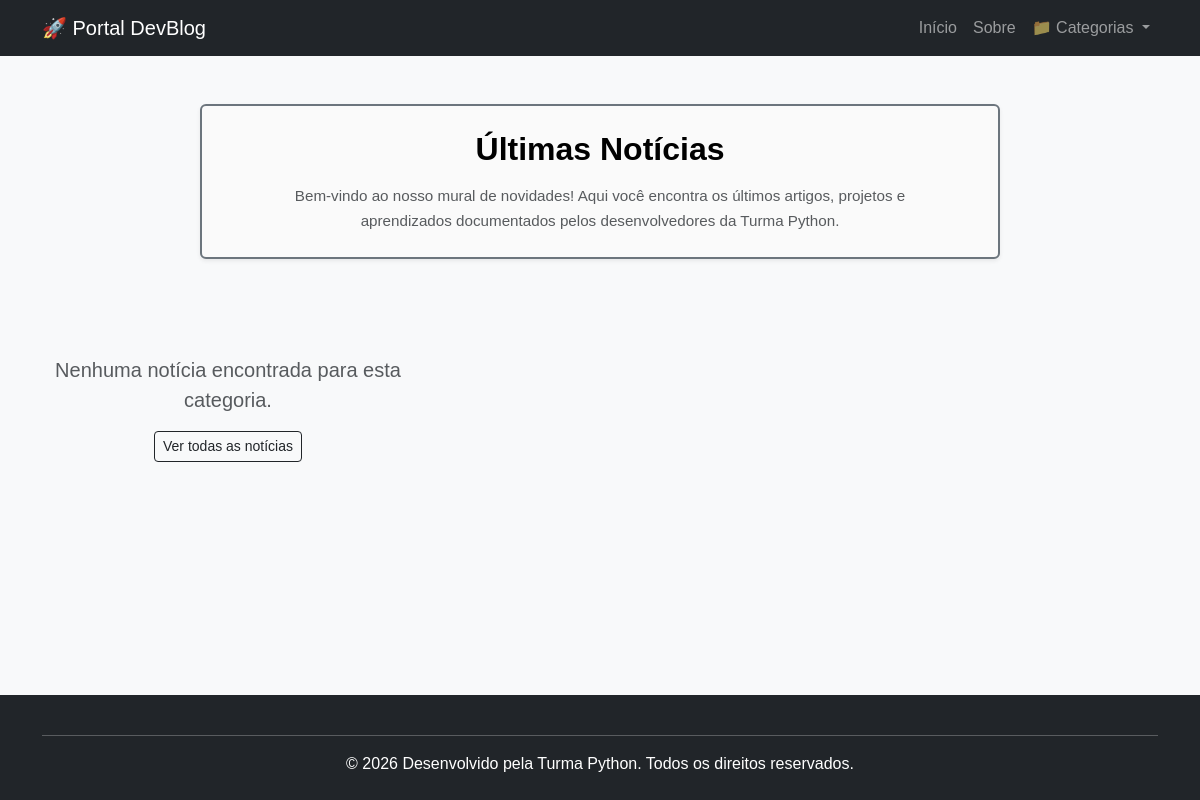
The app's page /, older data.
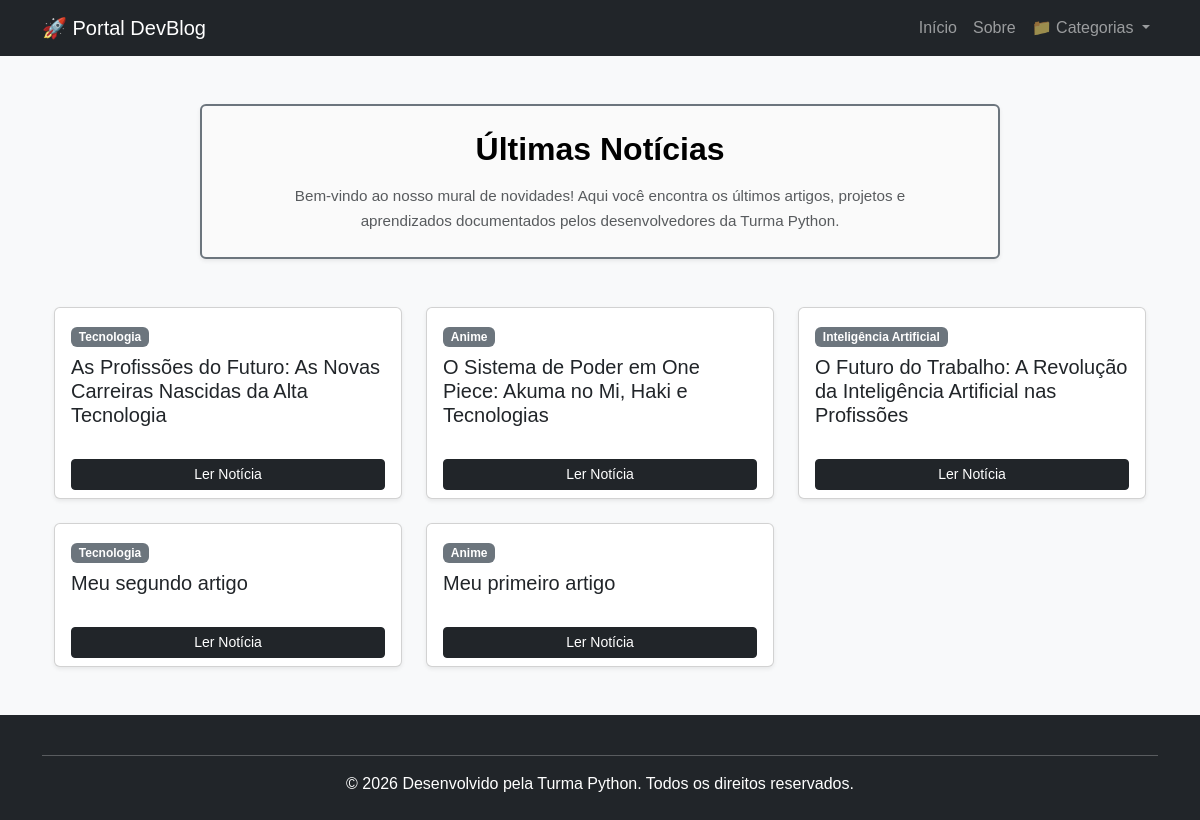
The same page, newer data.
### blog/models.py (models this page shows, shortened)
class Artigo(models.Model):
    titulo = models.CharField(max_length=200)
    conteudo = models.TextField()
    data_publicacao = models.DateTimeField(auto_now_add=True)
    categoria = models.ForeignKey(Categoria, on_delete=models.CASCADE)
    autor = models.CharField(max_length=50, default="Admin")

class Categoria(models.Model):
    nome = models.CharField(max_length=100)

### blog/views.py (the view)
# urls.py: path('', views.home, name="home"),
def home(request):
    categoria_id = request.GET.get('categoria')
    noticias = Artigo.objects.all().order_by('-data_publicacao')
    categorias = Categoria.objects.all()
    categoria_selecionada = None
    if categoria_id:
        categoria_selecionada = get_object_or_404(Categoria, id=categoria_id)
        noticias = noticias.filter(categoria_id=categoria_id)
    contexto = {
        'lista_artigos': noticias,
        'lista_categorias': categorias,
        'categoria_atual': categoria_selecionada,
    }
    return render(request, 'blog/index.html', contexto)

### blog/templates/blog/index.html (shortened to what this page needs)
{% extends 'blog/base.html' %}
{% block content %}
    <div class="container">
        <div class="text-center p-4 mb-5 border border-secondary border-2 rounded mx-auto shadow-sm" style="max-width: 800px; background-color: #fafafa;">
            <h2 class="fw-bold mb-3" style="color: #000000;">
                {% if categoria_atual %}
                    Resultados da Categoria: <span class="text-dark">{{ categoria_atual.nome }}</span>
                {% else %}
                    Últimas Notícias
                {% endif %}
            </h2>
            <p class="text-muted mb-0 mx-auto" style="max-width: 650px; font-size: 0.95rem; line-height: 1.6;">
                {% if categoria_atual %}
                    Explore os artigos, tutoriais e registros compartilhados pela nossa turma referentes à categoria de <strong>{{ categoria_atual.nome }}</strong>.
                {% else %}
                    Bem-vindo ao nosso mural de novidades! Aqui você encontra os últimos artigos, projetos e aprendizados documentados pelos desenvolvedores da Turma Python.
                {% endif %}
            </p>
        </div>
        <div class="row row-cols-1 row-cols-md-3 g-4">
            {% for noticia in lista_artigos %}
                <div class="col">
                    <div class="card h-100 shadow-sm">
                        <div class="card-body">
                            <span class="badge bg-secondary mb-2">{{ noticia.categoria.nome }}</span>
                            <h5 class="card-title">{{ noticia.titulo }}</h5>
                        </div>
                        <div class="card-footer bg-transparent border-top-0">
                            <a href="{% url 'detalhe_noticia' noticia.id %}" class="btn btn-dark btn-sm w-100">Ler Notícia</a>
                        </div>
                    </div>
                </div>
            {% empty %}
                <div class="col-12 text-center py-5">
                    <p class="text-muted fs-5">Nenhuma notícia encontrada para esta categoria.</p>
                    <a href="{% url 'home' %}" class="btn btn-outline-dark btn-sm">Ver todas as notícias</a>
                </div>
            {% endfor %}
        </div>
    </div>
{% endblock %}

### blog/templates/blog/base.html (shortened to what this page needs)
{% load static %}
<!DOCTYPE html>
<html lang="pt-BR">
<head>
    <link href="https://cdn.jsdelivr.net/npm/bootstrap@5.3.8/dist/css/bootstrap.min.css" rel="stylesheet">
    <link rel="stylesheet" href="{% static 'blog/css/style.css' %}">
</head>
<body class="bg-light d-flex flex-column min-vh-100">
    <header>
        <nav class="navbar navbar-expand-lg navbar-dark bg-dark">
            <div class="container">
                <a class="navbar-brand" href="{% url 'home' %}">🚀 Portal DevBlog</a>
                <div class="collapse navbar-collapse">
                    <ul class="navbar-nav ms-auto">
                        <li class="nav-item">
                            <a class="nav-link" href="{% url 'home' %}">Início</a>
                        </li>
                        <li class="nav-item">
                            <a class="nav-link" href="{% url 'sobre_nos' %}">Sobre</a>
                        </li>
                        <li class="nav-item dropdown">
                            <a class="nav-link dropdown-toggle" href="#" id="navbarDropdown" role="button" data-bs-toggle="dropdown" aria-expanded="false">
                                📁 Categorias
                            </a>
                        </li>
                    </ul>
                </div>
            </div>
        </nav>
    </header>
    <main class="container my-5 flex-grow-1">
        {% block content %}
        {% endblock %}
    </main>
    <footer class="bg-dark text-white text-center py-4">
        <div class="container">
            <hr>
            <p class="mb-0">© 2026 Desenvolvido pela Turma Python. Todos os direitos reservados.</p>
        </div>
    </footer>
</body>
</html>

### blog/static/blog/css/style.css (style rules this page uses)
body { background-color: #f0f8ff; font-family: Arial, sans-serif; }

Row changes from the older to the newer data that the page shows:
added Artigo: categoria.nome "Tecnologia", titulo "As Profissões do Futuro: As Novas Carreiras Nascidas da Alta Tecnologia"
added Artigo: categoria.nome "Anime", titulo "O Sistema de Poder em One Piece: Akuma no Mi, Haki e Tecnologias"
added Artigo: categoria.nome "Inteligência Artificial", titulo "O Futuro do Trabalho: A Revolução da Inteligência Artificial nas Profissões"
added Artigo: categoria.nome "Tecnologia", titulo "Meu segundo artigo"
added Artigo: categoria.nome "Anime", titulo "Meu primeiro artigo"
Text that changed along with them:
text no longer shown: "Nenhuma notícia encontrada para esta categoria. Ver todas as notícias"
